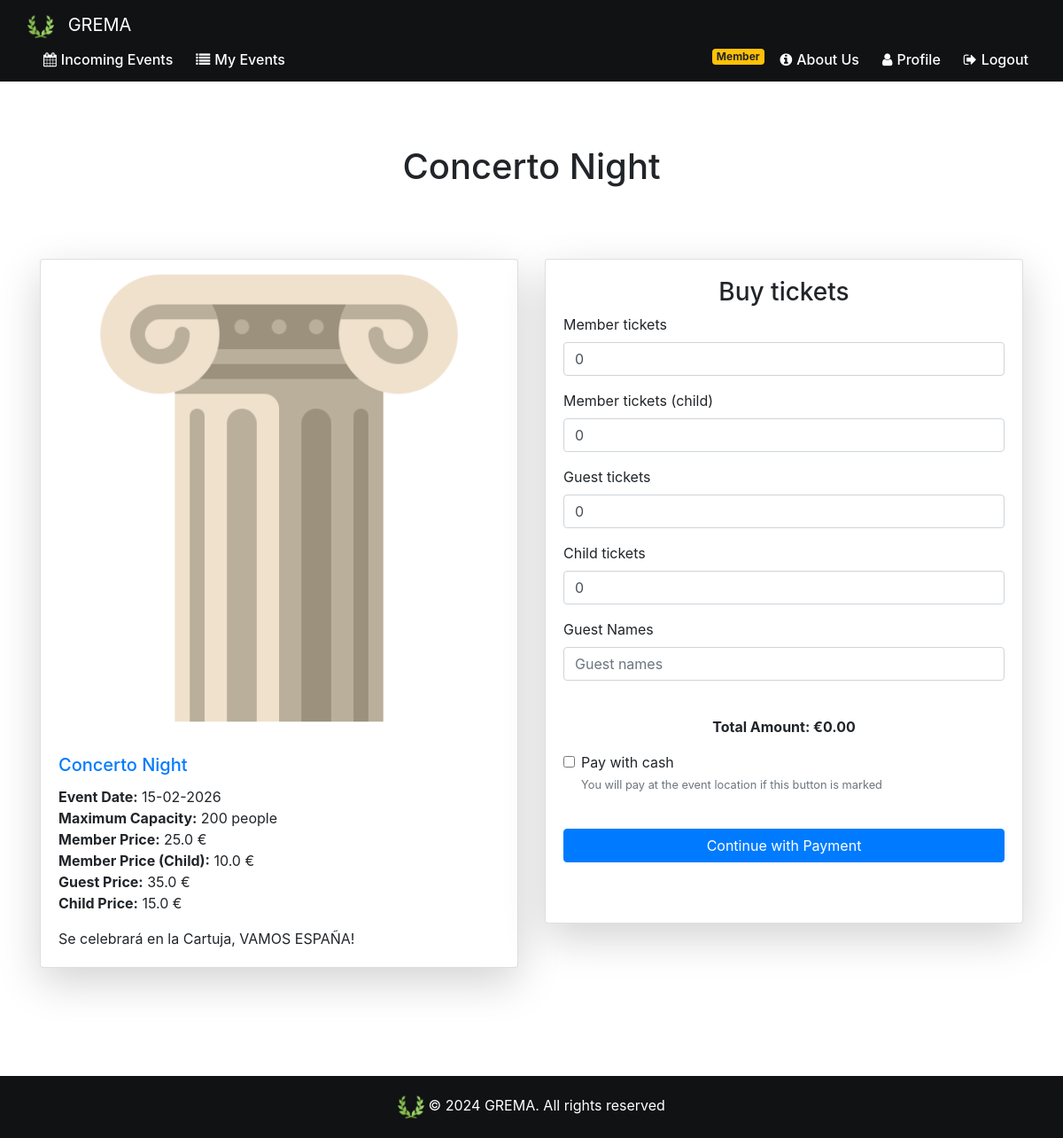
/event-attendance/1 (signed in), run on an earlier commit of the app's database.
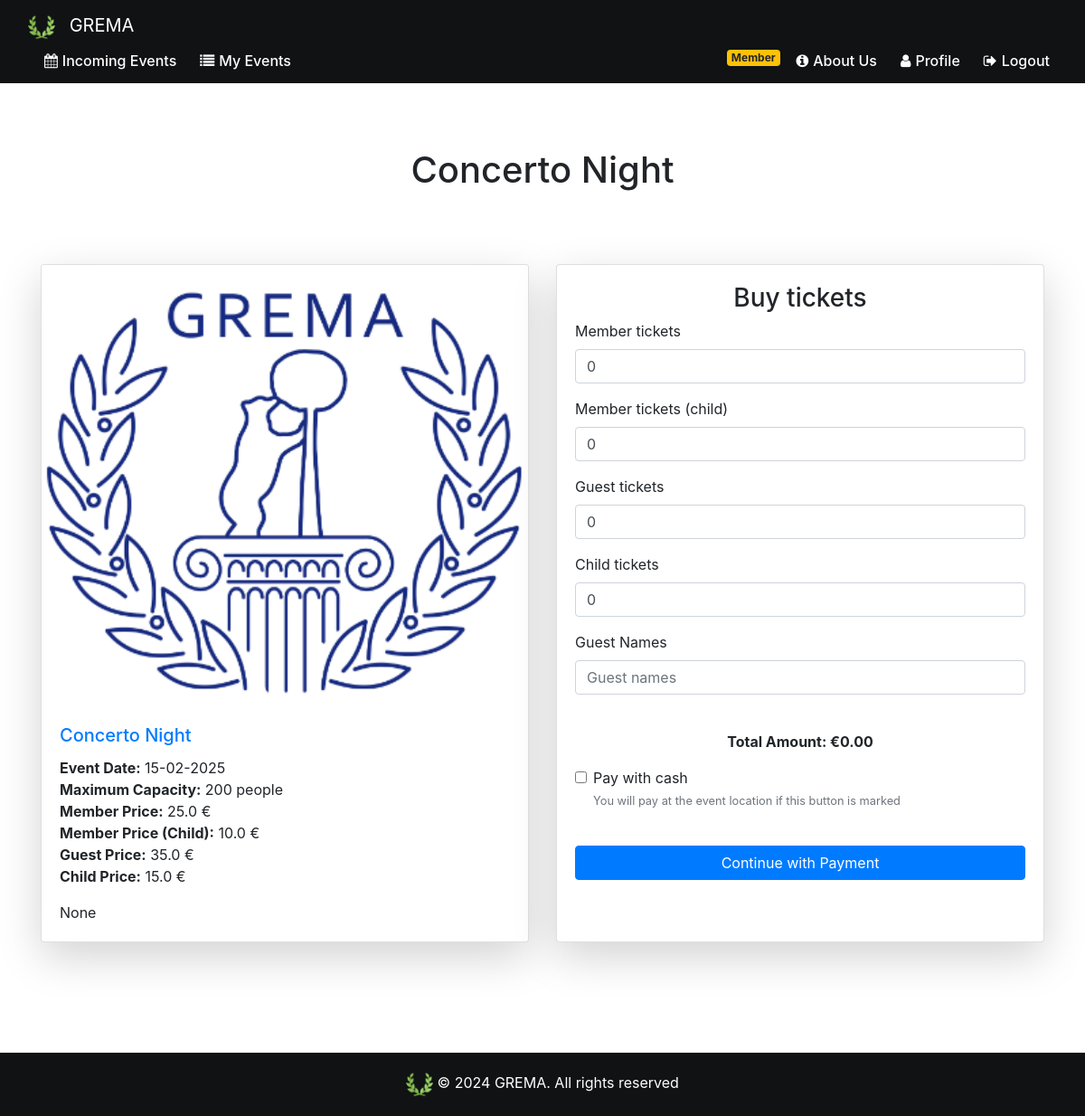
And on a later commit of the database.
### website/models.py (models this page shows)
class Event(db.Model):
    id = db.Column(db.Integer, primary_key=True)
    name= db.Column(db.String(80))
    date = db.Column(db.DateTime(timezone=True), default=func.current_date())
    max_guest_num = db.Column(db.Integer)
    member_price=db.Column(db.Float)
    member_child_price=db.Column(db.Float)
    guest_price=db.Column(db.Float)
    child_price=db.Column(db.Float)
    is_family_friendly=db.Column(db.Boolean)
    img_url=db.Column(db.String(300))
    description=db.Column(db.String(800))
    admin_id = db.Column(db.Integer, db.ForeignKey('admin.id'))

### website/views.py (the view)
@views.route('/event-attendance/<int:event_id>', methods=['GET', 'POST'])
@login_required
def event_attendance(event_id):
    event_details = calculate_event_details()
    event = Event.query.get_or_404(event_id)
    user_fee = Fee.query.filter_by(user_fee=current_user.id).first()
    return render_template('event.html', event=event, user=current_user, user_fee=user_fee, event_details=event_details)

### website/views.py (called while the page is built, shortened)
@views.context_processor
def inject_membership():
    if current_user.is_authenticated:
        is_member = Fee.query.filter_by(user_fee=current_user.id, payed=True).first() is not None
    else:
        is_member = False
    return dict(is_member=is_member)

def calculate_event_details():
    todos_los_eventos = Event.query.all()
    eventos_activos = [evento for evento in todos_los_eventos if evento.date >= datetime.now()]
    event_details = []
    return event_details

### website/templates/event.html (shortened to what the changed rows need)
{% extends "base.html" %}
{% block content %}
<br />
<h1 class="text-center mt-5">{{ event.name }}</h1>
<br />
<link rel="stylesheet" href="/static/checkout.css" />
<div class="container py-5">
    <div class="row">
        <div class="col-md-6">
            <div class="card shadow-lg mb-4">
                {% if event.img_url %}
                <img src="{{ event.img_url }}" class="card-img-top" alt="{{ event.name }}">
                {% else %}
                <img src="{{ url_for('static', filename='images/gremaLogo.png') }}" class="card-img-top"
                    alt="{{ event.name }}">
                {% endif %}
                <div class="card-body">
                    <h5 class="card-title">
                        <a href="/event-attendance/{{ event.id }}">{{ event.name }}</a>
                    </h5>
                    <ul class="list-unstyled">
                        <li><strong>Event Date:</strong> {{ event.date.strftime('%d-%m-%Y') }}</li>
                        <li><strong>Maximum Capacity:</strong> {{ event.max_guest_num }} people</li>
                        <li><strong>Member Price:</strong> {{ event.member_price }} €</li>
                        <li><strong>Member Price (Child):</strong> {{ event.member_child_price }} €</li>
                        <li><strong>Guest Price:</strong> {{ event.guest_price }} €</li>
                        <li><strong>Child Price:</strong> {{ event.child_price }} €</li>
                    </ul>
                    <p class="card-text">{{ event.description }}</p>
                </div>
            </div>
        </div>
    </div>
</div>
{% endblock %}

What changed in the data, as far as the page shows it:
changed Event "Concerto Night": date "15-02-2026" → "15-02-2025"; description "Se celebrará en la Cartuja, VAMOS ESPAÑA!" → "None"; img_url: picture removed
